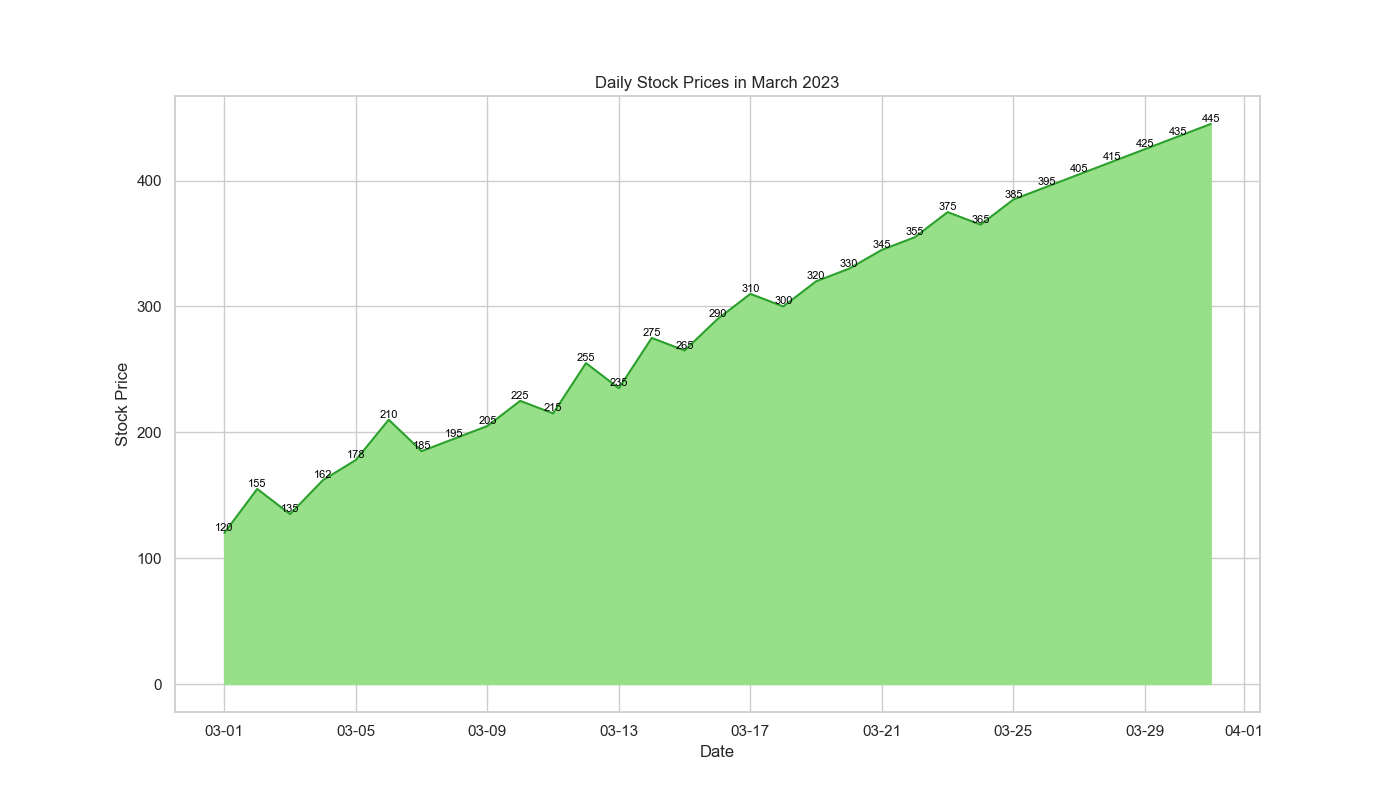

Reproduce this figure in Python.

import pandas as pd
import seaborn as sns
import matplotlib.pyplot as plt
from matplotlib.dates import DateFormatter

data = {
    'Date': pd.date_range(start='2023-03-01', periods=31, freq='D'),
    'Stock Price': [120, 155, 135, 162, 178, 210, 185, 195, 205, 225, 215, 255, 235, 275, 265, 290, 310, 300, 320, 330, 345, 355, 375, 365, 385, 395, 405, 415, 425, 435, 445]
}

df = pd.DataFrame(data)

plt.figure(figsize=(14, 8))
sns.set_theme(style="whitegrid")
ax = sns.lineplot(x='Date', y='Stock Price', data=df, color='#2ca02c')
ax.fill_between(df['Date'], df['Stock Price'], color="#98df8a")
ax.set(title='Daily Stock Prices in March 2023', xlabel='Date', ylabel='Stock Price')
date_form = DateFormatter("%m-%d")
ax.xaxis.set_major_formatter(date_form)

for index, row in df.iterrows():
    ax.text(row['Date'], row['Stock Price'], f'{row["Stock Price"]}', 
            ha='center', va='bottom', fontsize=8, color='black')

plt.show()
